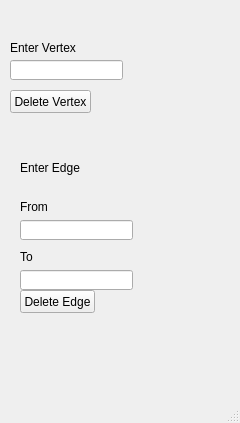
<?xml version="1.0" encoding="UTF-8"?>
<ui version="4.0">
 <class>DeleteWindow</class>
 <widget class="QMainWindow" name="DeleteWindow">
  <property name="geometry">
   <rect>
    <x>0</x>
    <y>0</y>
    <width>240</width>
    <height>423</height>
   </rect>
  </property>
  <property name="windowTitle">
   <string>MainWindow</string>
  </property>
  <widget class="QWidget" name="centralwidget">
   <widget class="QLabel" name="label">
    <property name="geometry">
     <rect>
      <x>10</x>
      <y>40</y>
      <width>111</width>
      <height>16</height>
     </rect>
    </property>
    <property name="text">
     <string>Enter Vertex</string>
    </property>
   </widget>
   <widget class="QLineEdit" name="VertexEdit">
    <property name="geometry">
     <rect>
      <x>10</x>
      <y>60</y>
      <width>113</width>
      <height>20</height>
     </rect>
    </property>
   </widget>
   <widget class="QPushButton" name="VertexDel">
    <property name="geometry">
     <rect>
      <x>10</x>
      <y>90</y>
      <width>81</width>
      <height>23</height>
     </rect>
    </property>
    <property name="text">
     <string>Delete Vertex</string>
    </property>
   </widget>
   <widget class="QLabel" name="label_2">
    <property name="geometry">
     <rect>
      <x>20</x>
      <y>160</y>
      <width>101</width>
      <height>16</height>
     </rect>
    </property>
    <property name="text">
     <string>Enter Edge</string>
    </property>
   </widget>
   <widget class="QLabel" name="label_3">
    <property name="geometry">
     <rect>
      <x>20</x>
      <y>200</y>
      <width>47</width>
      <height>13</height>
     </rect>
    </property>
    <property name="text">
     <string>From</string>
    </property>
   </widget>
   <widget class="QLineEdit" name="FromEdit">
    <property name="geometry">
     <rect>
      <x>20</x>
      <y>220</y>
      <width>113</width>
      <height>20</height>
     </rect>
    </property>
   </widget>
   <widget class="QLabel" name="label_4">
    <property name="geometry">
     <rect>
      <x>20</x>
      <y>250</y>
      <width>47</width>
      <height>13</height>
     </rect>
    </property>
    <property name="text">
     <string>To</string>
    </property>
   </widget>
   <widget class="QLineEdit" name="ToEdit">
    <property name="geometry">
     <rect>
      <x>20</x>
      <y>270</y>
      <width>113</width>
      <height>20</height>
     </rect>
    </property>
   </widget>
   <widget class="QPushButton" name="EdgeDel">
    <property name="geometry">
     <rect>
      <x>20</x>
      <y>290</y>
      <width>75</width>
      <height>23</height>
     </rect>
    </property>
    <property name="text">
     <string>Delete Edge</string>
    </property>
   </widget>
  </widget>
  <widget class="QMenuBar" name="menubar">
   <property name="geometry">
    <rect>
     <x>0</x>
     <y>0</y>
     <width>240</width>
     <height>21</height>
    </rect>
   </property>
  </widget>
  <widget class="QStatusBar" name="statusbar"/>
 </widget>
 <resources/>
 <connections/>
</ui>
